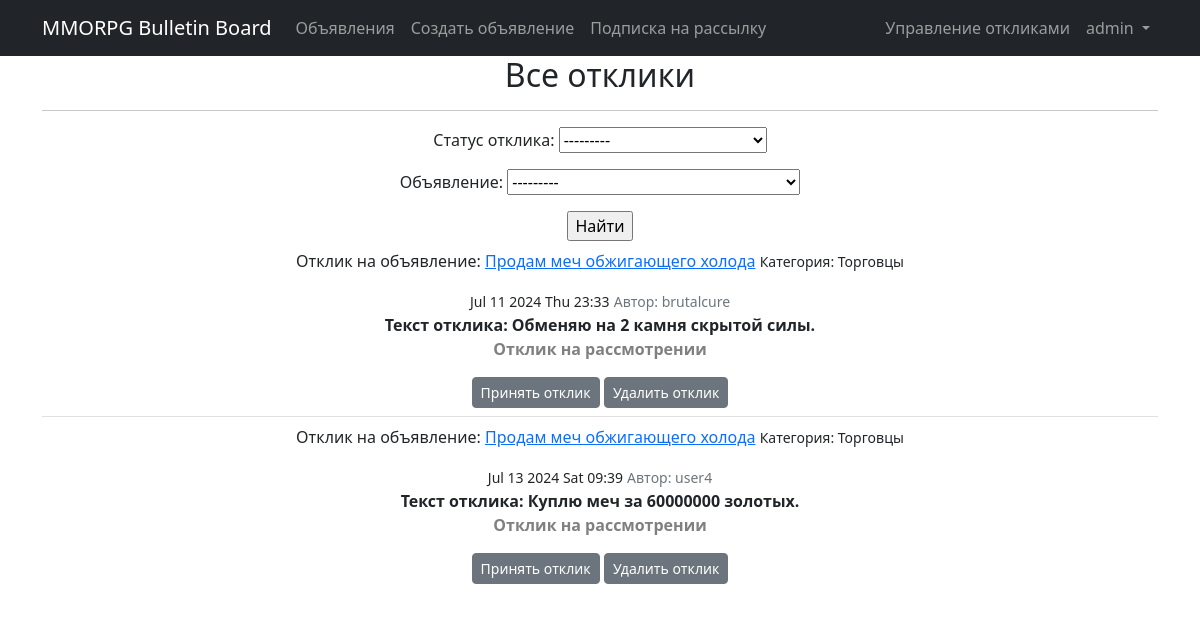
Screenshot of /ads/responses/ (signed in) with the database file from the repository.
### accounts/models.py (models this page shows)
class User(AbstractUser):
    code = models.CharField(max_length=6, blank=True, null=True, default=None, unique=True)
    subscriber = models.BooleanField(default=False)

### BulletinBoard/models.py (models this page shows, shortened)
class Response(models.Model):
    responseAd = models.ForeignKey(Ad, on_delete=models.CASCADE)
    responseUser = models.ForeignKey(settings.AUTH_USER_MODEL, on_delete=models.CASCADE)
    text = models.TextField()
    dateCreation = models.DateTimeField(auto_now_add=True)
    status = models.CharField(max_length=8, choices=STATUS_CHOICES, default='PENDING')

class Ad(models.Model):
    author = models.ForeignKey(settings.AUTH_USER_MODEL, on_delete=models.CASCADE)
    adCategory = models.CharField(max_length=20, choices=CATEGORY_CHOICES)
    dateCreation = models.DateTimeField(auto_now_add=True)
    title = models.CharField(max_length=128)
    text = RichTextUploadingField(blank=True, null=True)
    def __str__(self):
        return f'{self.title}'

### BulletinBoard/views.py (the view)
# urls.py: path('responses/', response_list, name='response_list'),
@login_required
def response_list(request):
    ads = Ad.objects.filter(author=request.user)
    responses = Response.objects.filter(responseAd__in=ads)
    response_filter = ResponseFilter(request.GET, queryset=responses, request=request.user.id)
    ads_id = request.GET.get('ad_id')
    if ads_id:
        responses = responses.filter(responseAd_id=ads_id)
    return render(request, 'response_list.html', {'filter': response_filter, 'ads': ads, 'responses': responses})

### templates/response_list.html (shortened to what this page needs)
{% extends 'flatpages/default.html' %}
{% load custom_tags %}
{% block content %}
<h2>Все отклики</h2>
<hr>
<form action="" method="get">
   {{ filter.form.as_p }}
   <input type="submit" value="Найти" />
</form>
{% if filter.qs %}
    <ul class="list-group list-group-flush">
        {% for response in filter.qs %}
        <li class="list-group-item">
           <p>Отклик на объявление: <a href="{% url 'ad_detail' response.responseAd.id %}">{{ response.responseAd.title }}</a>
           <small class="fw-normal"> Категория: {{ response.responseAd.get_adCategory_display }}</small></p>
           <small class="fw-normal">{{ response.dateCreation|date:'M d Y D H:i' }}</small>
           <small class="text-muted">Автор: {{ response.responseUser }} </small>
           <div class="fw-bold">Текст отклика: {{ response.text }} </div>
           {% if response.status == 'ACCEPTED' %}
                <p style="color: green"><b>Отклик принят</b></p>
           {% else %}
                <p style="color: gray"><b>Отклик на рассмотрении</b></p>
           {% endif %}
           {% if response.status == 'PENDING' %}
           <a href="{% url 'response_accept' response.id %}" class="btn btn-secondary btn-sm">Принять отклик</a>
           <a href="{% url 'response_delete' response.id %}" class="btn btn-secondary btn-sm">Удалить отклик</a>
           {% endif %}
       </li>
       {% endfor %}
    </ul>
{% else %}
   <h2>Откликов нет!</h2>
{% endif %}
{% endblock content %}

### templates/flatpages/default.html (shortened to what this page needs)
<!DOCTYPE html>
<html lang="en">
    <head>
        {% load static %}
        <link href="{% static 'css/styles.css' %}" rel="stylesheet" />
    </head>
    <body>
        <nav class="navbar navbar-expand-lg navbar-dark bg-dark static-top">
            <div class="container">
                <a class="navbar-brand" href="{% url 'ad_list' %}">MMORPG Bulletin Board</a>
                <div class="collapse navbar-collapse" id="navbarResponsive">
                    <ul class="navbar-nav ml-auto">
                        <li class="nav-item">
                            <a class="nav-link" href="/ads/">Объявления</a>
                        </li>
                        <li class="nav-item">
                            {% if user.is_authenticated %}
                            <a class="nav-link" href="/ads/create">Создать объявление</a>
                            {% endif %}
                        </li>
                        <li class="nav-item">
                            {% if user.is_authenticated %}
                            <a class="nav-link" href="/ads/subscription/">Подписка на рассылку</a>
                            {% endif %}
                        </li>
                    </ul>
                    <ul class="navbar-nav ms-auto">
                        <li class="nav-item">
                            {% if user.is_authenticated %}
                            <a class="nav-link" href="/ads/responses">Управление откликами</a>
                            {% endif %}
                        </li>
                        <li class="nav-item dropdown">
                            <a class="nav-link dropdown-toggle" id="navbarDropdown" href="#" role="button" data-bs-toggle="dropdown" aria-expanded="false">
                                {% if user.is_authenticated %}
                                {{ user.username }}
                                {% else %}
                                Авторизация
                                {% endif %}
                            </a>
                        </li>
                    </ul>
                </div>
            </div>
        </nav>
        <div class="container">
            <div class="row">
                <div class="col-lg-12 text-center">
                    {% block content %}{% endblock content %}
                </div>
            </div>
        </div>
    </body>
</html>

### rows the page displays
User: username "admin"
Response: responseAd "Продам меч обжигающего холода", responseAd.adCategory "Торговцы", dateCreation "Jul 11 2024 Thu 23:33", responseUser "brutalcure", text "Обменяю на 2 камня скрытой силы.", status "Отклик на рассмотрении"
Response: responseAd "Продам меч обжигающего холода", responseAd.adCategory "Торговцы", dateCreation "Jul 13 2024 Sat 09:39", responseUser "user4", text "Куплю меч за 60000000 золотых.", status "Отклик на рассмотрении"
